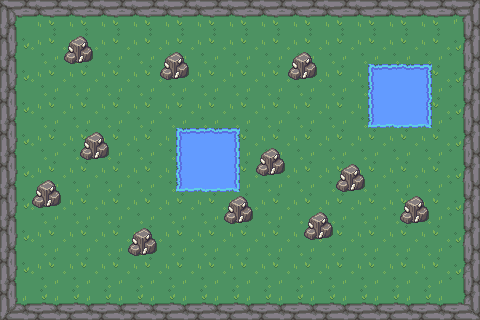

This game map was drawn from its Tiled (.tmx) file and the tilesets committed beside it. A one-line description and the full map source follow:
An orthogonal 30x20 tile map with 16x16 px tiles, 4 tile layers (ground, walls, water, ores), 2 tilesets and 7 objects (6x collision, PlayerSpawn).

<map version="1.9" tiledversion="1.9.2" orientation="orthogonal" renderorder="right-down" width="30" height="20" tilewidth="16" tileheight="16" infinite="0" nextlayerid="7" nextobjectid="9">
 <tileset firstgid="1" source="GroundTileSet.tsx" />
 <tileset firstgid="721" source="ore.tsx" />
 <layer id="1" name="ground" width="30" height="20">
  <data encoding="csv">
0,0,0,0,0,0,0,0,0,0,0,0,0,0,0,0,0,0,0,0,0,0,0,0,0,0,0,0,0,0,
0,312,313,314,313,314,313,314,313,314,313,314,313,314,313,314,313,314,313,314,313,314,313,314,313,314,313,314,315,0,
0,352,353,354,353,354,353,354,353,354,353,354,353,354,353,354,353,354,353,354,353,354,353,354,353,354,353,354,355,0,
0,392,393,394,393,394,393,394,393,394,393,394,393,394,393,394,393,394,393,394,393,394,393,394,393,394,393,394,395,0,
0,352,353,354,353,354,353,354,353,354,353,354,353,354,353,354,353,354,353,354,353,354,353,0,0,0,0,354,355,0,
0,392,393,394,393,394,393,394,393,394,393,394,393,394,393,394,393,394,393,394,393,394,393,0,0,0,0,394,395,0,
0,352,353,354,353,354,353,354,353,354,353,354,353,354,353,354,353,354,353,354,353,354,353,0,0,0,0,354,355,0,
0,392,393,394,393,394,393,394,393,394,393,394,393,394,393,394,393,394,393,394,393,394,393,0,0,0,0,394,395,0,
0,352,353,354,353,354,353,354,353,354,353,0,0,0,0,354,353,354,353,354,353,354,353,354,353,354,353,354,355,0,
0,392,393,394,393,394,393,394,393,394,393,0,0,0,0,394,393,394,393,394,393,394,393,394,393,394,393,394,395,0,
0,352,353,354,353,354,353,354,353,354,353,0,0,0,0,354,353,354,353,354,353,354,353,354,353,354,353,354,355,0,
0,392,393,394,393,394,393,394,393,394,393,0,0,0,0,394,393,394,393,394,393,394,393,394,393,394,393,394,395,0,
0,352,353,354,353,354,353,354,353,354,353,354,353,354,353,354,353,354,353,354,353,354,353,354,353,354,353,354,355,0,
0,392,393,394,393,394,393,394,393,394,393,394,393,394,393,394,393,394,393,394,393,394,393,394,393,394,393,394,395,0,
0,352,353,354,353,354,353,354,353,354,353,354,353,354,353,354,353,354,353,354,353,354,353,354,353,354,353,354,355,0,
0,392,393,394,393,394,393,394,393,394,393,394,393,394,393,394,393,394,393,394,393,394,393,394,393,394,393,394,395,0,
0,352,353,354,353,354,353,354,353,354,353,354,353,354,353,354,353,354,353,354,353,354,353,354,353,354,353,354,355,0,
0,392,393,394,393,394,393,394,393,394,393,394,393,394,393,394,393,394,393,394,393,394,393,394,393,394,393,394,395,0,
0,432,433,434,433,434,433,434,433,434,433,434,433,434,433,434,433,434,433,434,433,434,433,434,433,434,433,434,435,0,
0,0,0,0,0,0,0,0,0,0,0,0,0,0,0,0,0,0,0,0,0,0,0,0,0,0,0,0,0,0
</data>
 </layer>
 <layer id="2" name="walls" width="30" height="20">
  <data encoding="csv">
271,272,273,274,275,272,273,274,275,272,273,274,275,272,273,274,275,272,273,274,275,272,273,274,275,272,273,274,275,276,
311,0,0,0,0,0,0,0,0,0,0,0,0,0,0,0,0,0,0,0,0,0,0,0,0,0,0,0,0,316,
351,0,0,0,0,0,0,0,0,0,0,0,0,0,0,0,0,0,0,0,0,0,0,0,0,0,0,0,0,356,
391,0,0,0,0,0,0,0,0,0,0,0,0,0,0,0,0,0,0,0,0,0,0,0,0,0,0,0,0,396,
431,0,0,0,0,0,0,0,0,0,0,0,0,0,0,0,0,0,0,0,0,0,0,0,0,0,0,0,0,436,
311,0,0,0,0,0,0,0,0,0,0,0,0,0,0,0,0,0,0,0,0,0,0,0,0,0,0,0,0,316,
351,0,0,0,0,0,0,0,0,0,0,0,0,0,0,0,0,0,0,0,0,0,0,0,0,0,0,0,0,356,
391,0,0,0,0,0,0,0,0,0,0,0,0,0,0,0,0,0,0,0,0,0,0,0,0,0,0,0,0,396,
431,0,0,0,0,0,0,0,0,0,0,0,0,0,0,0,0,0,0,0,0,0,0,0,0,0,0,0,0,436,
311,0,0,0,0,0,0,0,0,0,0,0,0,0,0,0,0,0,0,0,0,0,0,0,0,0,0,0,0,316,
351,0,0,0,0,0,0,0,0,0,0,0,0,0,0,0,0,0,0,0,0,0,0,0,0,0,0,0,0,356,
391,0,0,0,0,0,0,0,0,0,0,0,0,0,0,0,0,0,0,0,0,0,0,0,0,0,0,0,0,396,
431,0,0,0,0,0,0,0,0,0,0,0,0,0,0,0,0,0,0,0,0,0,0,0,0,0,0,0,0,436,
311,0,0,0,0,0,0,0,0,0,0,0,0,0,0,0,0,0,0,0,0,0,0,0,0,0,0,0,0,316,
351,0,0,0,0,0,0,0,0,0,0,0,0,0,0,0,0,0,0,0,0,0,0,0,0,0,0,0,0,356,
391,0,0,0,0,0,0,0,0,0,0,0,0,0,0,0,0,0,0,0,0,0,0,0,0,0,0,0,0,396,
431,0,0,0,0,0,0,0,0,0,0,0,0,0,0,0,0,0,0,0,0,0,0,0,0,0,0,0,0,436,
311,0,0,0,0,0,0,0,0,0,0,0,0,0,0,0,0,0,0,0,0,0,0,0,0,0,0,0,0,316,
351,0,0,0,0,0,0,0,0,0,0,0,0,0,0,0,0,0,0,0,0,0,0,0,0,0,0,0,0,356,
471,472,473,474,475,472,473,474,475,472,473,474,475,472,473,474,475,472,473,474,475,472,473,474,475,472,473,474,475,476
</data>
 </layer>
 <layer id="3" name="water" width="30" height="20">
  <data encoding="csv">
0,0,0,0,0,0,0,0,0,0,0,0,0,0,0,0,0,0,0,0,0,0,0,0,0,0,0,0,0,0,
0,0,0,0,0,0,0,0,0,0,0,0,0,0,0,0,0,0,0,0,0,0,0,0,0,0,0,0,0,0,
0,0,0,0,0,0,0,0,0,0,0,0,0,0,0,0,0,0,0,0,0,0,0,0,0,0,0,0,0,0,
0,0,0,0,0,0,0,0,0,0,0,0,0,0,0,0,0,0,0,0,0,0,0,0,0,0,0,0,0,0,
0,0,0,0,0,0,0,0,0,0,0,0,0,0,0,0,0,0,0,0,0,0,0,298,453,454,299,0,0,0,
0,0,0,0,0,0,0,0,0,0,0,0,0,0,0,0,0,0,0,0,0,0,0,336,583,584,331,0,0,0,
0,0,0,0,0,0,0,0,0,0,0,0,0,0,0,0,0,0,0,0,0,0,0,376,623,624,371,0,0,0,
0,0,0,0,0,0,0,0,0,0,0,0,0,0,0,0,0,0,0,0,0,0,0,338,253,254,339,0,0,0,
0,0,0,0,0,0,0,0,0,0,0,298,453,454,299,0,0,0,0,0,0,0,0,0,0,0,0,0,0,0,
0,0,0,0,0,0,0,0,0,0,0,376,583,584,331,0,0,0,0,0,0,0,0,0,0,0,0,0,0,0,
0,0,0,0,0,0,0,0,0,0,0,336,623,624,331,0,0,0,0,0,0,0,0,0,0,0,0,0,0,0,
0,0,0,0,0,0,0,0,0,0,0,338,253,254,339,0,0,0,0,0,0,0,0,0,0,0,0,0,0,0,
0,0,0,0,0,0,0,0,0,0,0,0,0,0,0,0,0,0,0,0,0,0,0,0,0,0,0,0,0,0,
0,0,0,0,0,0,0,0,0,0,0,0,0,0,0,0,0,0,0,0,0,0,0,0,0,0,0,0,0,0,
0,0,0,0,0,0,0,0,0,0,0,0,0,0,0,0,0,0,0,0,0,0,0,0,0,0,0,0,0,0,
0,0,0,0,0,0,0,0,0,0,0,0,0,0,0,0,0,0,0,0,0,0,0,0,0,0,0,0,0,0,
0,0,0,0,0,0,0,0,0,0,0,0,0,0,0,0,0,0,0,0,0,0,0,0,0,0,0,0,0,0,
0,0,0,0,0,0,0,0,0,0,0,0,0,0,0,0,0,0,0,0,0,0,0,0,0,0,0,0,0,0,
0,0,0,0,0,0,0,0,0,0,0,0,0,0,0,0,0,0,0,0,0,0,0,0,0,0,0,0,0,0,
0,0,0,0,0,0,0,0,0,0,0,0,0,0,0,0,0,0,0,0,0,0,0,0,0,0,0,0,0,0
</data>
 </layer>
 <layer id="6" name="ores" width="30" height="20">
  <data encoding="csv">
0,0,0,0,0,0,0,0,0,0,0,0,0,0,0,0,0,0,0,0,0,0,0,0,0,0,0,0,0,0,
0,0,0,0,0,0,0,0,0,0,0,0,0,0,0,0,0,0,0,0,0,0,0,0,0,0,0,0,0,0,
0,0,0,0,0,0,0,0,0,0,0,0,0,0,0,0,0,0,0,0,0,0,0,0,0,0,0,0,0,0,
0,0,0,0,721,0,0,0,0,0,0,0,0,0,0,0,0,0,0,0,0,0,0,0,0,0,0,0,0,0,
0,0,0,0,0,0,0,0,0,0,721,0,0,0,0,0,0,0,721,0,0,0,0,0,0,0,0,0,0,0,
0,0,0,0,0,0,0,0,0,0,0,0,0,0,0,0,0,0,0,0,0,0,0,0,0,0,0,0,0,0,
0,0,0,0,0,0,0,0,0,0,0,0,0,0,0,0,0,0,0,0,0,0,0,0,0,0,0,0,0,0,
0,0,0,0,0,0,0,0,0,0,0,0,0,0,0,0,0,0,0,0,0,0,0,0,0,0,0,0,0,0,
0,0,0,0,0,0,0,0,0,0,0,0,0,0,0,0,0,0,0,0,0,0,0,0,0,0,0,0,0,0,
0,0,0,0,0,721,0,0,0,0,0,0,0,0,0,0,0,0,0,0,0,0,0,0,0,0,0,0,0,0,
0,0,0,0,0,0,0,0,0,0,0,0,0,0,0,0,721,0,0,0,0,0,0,0,0,0,0,0,0,0,
0,0,0,0,0,0,0,0,0,0,0,0,0,0,0,0,0,0,0,0,0,721,0,0,0,0,0,0,0,0,
0,0,721,0,0,0,0,0,0,0,0,0,0,0,0,0,0,0,0,0,0,0,0,0,0,0,0,0,0,0,
0,0,0,0,0,0,0,0,0,0,0,0,0,0,721,0,0,0,0,0,0,0,0,0,0,721,0,0,0,0,
0,0,0,0,0,0,0,0,0,0,0,0,0,0,0,0,0,0,0,721,0,0,0,0,0,0,0,0,0,0,
0,0,0,0,0,0,0,0,721,0,0,0,0,0,0,0,0,0,0,0,0,0,0,0,0,0,0,0,0,0,
0,0,0,0,0,0,0,0,0,0,0,0,0,0,0,0,0,0,0,0,0,0,0,0,0,0,0,0,0,0,
0,0,0,0,0,0,0,0,0,0,0,0,0,0,0,0,0,0,0,0,0,0,0,0,0,0,0,0,0,0,
0,0,0,0,0,0,0,0,0,0,0,0,0,0,0,0,0,0,0,0,0,0,0,0,0,0,0,0,0,0,
0,0,0,0,0,0,0,0,0,0,0,0,0,0,0,0,0,0,0,0,0,0,0,0,0,0,0,0,0,0
</data>
 </layer>
 <objectgroup id="4" name="Objects">
  <object id="1" name="PlayerSpawn" x="272" y="128">
   <point />
  </object>
  <object id="3" name="collision" x="0" y="0" width="480" height="16" />
  <object id="4" name="collision" x="0" y="16" width="16" height="304" />
  <object id="5" name="collision" x="16" y="304" width="464" height="16" />
  <object id="6" name="collision" x="464" y="16" width="16" height="288" />
  <object id="7" name="collision" x="176" y="128" width="64" height="64" />
  <object id="8" name="collision" x="368" y="64" width="64" height="64" />
 </objectgroup>
</map>
